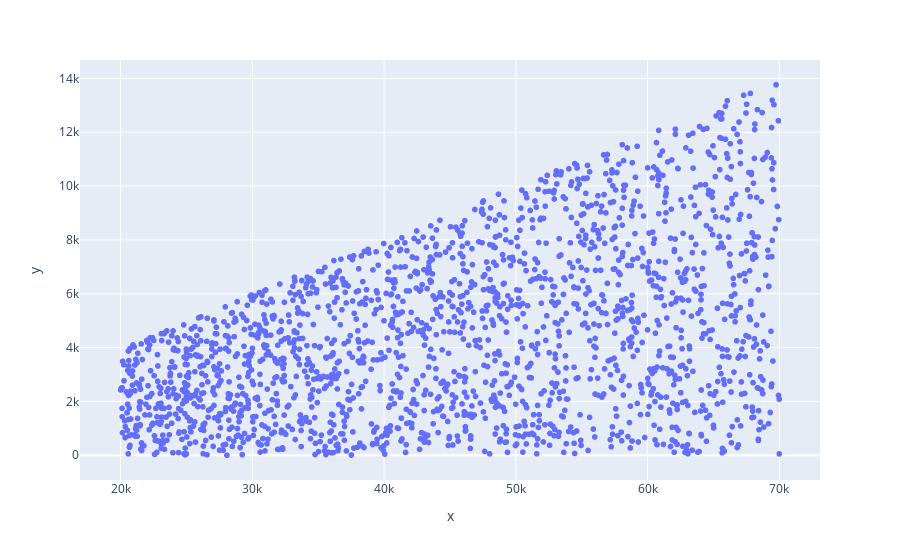

Write notebook code for a chart like this one.
### Code cell
# Income x loan

grafico = px.scatter(x=base_credit['income'], y=base_credit['loan'])
grafico.show()

### Figure 1 — Plotly figure (JSON) as saved in the notebook; plotly's stock layout.template omitted (floating-point values rounded to 4 significant figures; data arrays with more than 128 entries replaced by an {"elided": "..."} marker saying what was removed)
{"data": [{"hovertemplate": "x=%{x}<br>y=%{y}<extra></extra>", "legendgroup": "", "marker": {"color": "#636efa", "symbol": "circle"}, "mode": "markers", "name": "", "showlegend": false, "type": "scattergl", "x": {"elided": "1997 float values"}, "xaxis": "x", "y": {"elided": "1997 float values"}, "yaxis": "y"}], "layout": {"legend": {"tracegroupgap": 0}, "margin": {"t": 60}, "xaxis": {"anchor": "y", "domain": [0, 1], "title": {"text": "x"}}, "yaxis": {"anchor": "x", "domain": [0, 1], "title": {"text": "y"}}}}
